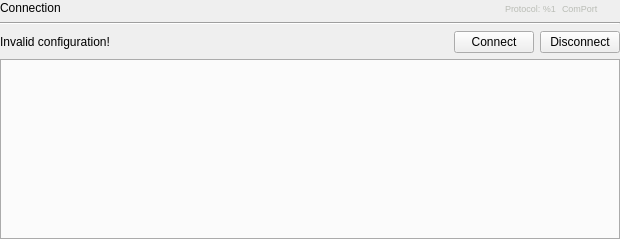
<?xml version="1.0" encoding="UTF-8"?>
<ui version="4.0">
 <class>Ssmr::DeviceWindow</class>
 <widget class="QWidget" name="Ssmr::DeviceWindow">
  <property name="geometry">
   <rect>
    <x>0</x>
    <y>0</y>
    <width>620</width>
    <height>239</height>
   </rect>
  </property>
  <property name="windowTitle">
   <string>Dialog</string>
  </property>
  <layout class="QGridLayout" name="gridLayout" rowstretch="0,0,0,0,0">
   <property name="leftMargin">
    <number>0</number>
   </property>
   <property name="topMargin">
    <number>0</number>
   </property>
   <property name="rightMargin">
    <number>0</number>
   </property>
   <property name="bottomMargin">
    <number>0</number>
   </property>
   <item row="1" column="0" colspan="3">
    <widget class="Line" name="line">
     <property name="sizePolicy">
      <sizepolicy hsizetype="Expanding" vsizetype="Fixed">
       <horstretch>0</horstretch>
       <verstretch>0</verstretch>
      </sizepolicy>
     </property>
     <property name="orientation">
      <enum>Qt::Horizontal</enum>
     </property>
    </widget>
   </item>
   <item row="4" column="0" colspan="3">
    <widget class="QTabWidget" name="tabWidget">
     <property name="tabPosition">
      <enum>QTabWidget::South</enum>
     </property>
     <property name="currentIndex">
      <number>-1</number>
     </property>
    </widget>
   </item>
   <item row="0" column="0" colspan="3">
    <layout class="QHBoxLayout" name="horizontalLayout" stretch="1,0,0,0">
     <item>
      <widget class="QLabel" name="lblConnectionName">
       <property name="text">
        <string>Connection</string>
       </property>
      </widget>
     </item>
     <item>
      <widget class="QLabel" name="lblProtocol">
       <property name="font">
        <font>
         <pointsize>7</pointsize>
        </font>
       </property>
       <property name="styleSheet">
        <string notr="true">color: rgb(186, 189, 182);</string>
       </property>
       <property name="text">
        <string>Protocol: %1</string>
       </property>
      </widget>
     </item>
     <item>
      <widget class="QLabel" name="lblComPort">
       <property name="font">
        <font>
         <pointsize>7</pointsize>
        </font>
       </property>
       <property name="styleSheet">
        <string notr="true">color: rgb(186, 189, 182);</string>
       </property>
       <property name="text">
        <string>ComPort</string>
       </property>
      </widget>
     </item>
     <item>
      <widget class="QLabel" name="lblSerialPortInfo">
       <property name="minimumSize">
        <size>
         <width>16</width>
         <height>16</height>
        </size>
       </property>
       <property name="maximumSize">
        <size>
         <width>16</width>
         <height>16</height>
        </size>
       </property>
       <property name="text">
        <string/>
       </property>
       <property name="pixmap">
        <pixmap resource="../ssmr.qrc">:/information.png</pixmap>
       </property>
      </widget>
     </item>
    </layout>
   </item>
   <item row="3" column="0" colspan="3">
    <layout class="QHBoxLayout" name="horizontalLayoutControls" stretch="1,1,0,0">
     <item>
      <widget class="QLabel" name="lblWarningInvalidConnection">
       <property name="minimumSize">
        <size>
         <width>220</width>
         <height>0</height>
        </size>
       </property>
       <property name="text">
        <string>Invalid configuration!</string>
       </property>
      </widget>
     </item>
     <item>
      <widget class="QLabel" name="lblStatus">
       <property name="minimumSize">
        <size>
         <width>220</width>
         <height>0</height>
        </size>
       </property>
       <property name="text">
        <string/>
       </property>
      </widget>
     </item>
     <item>
      <widget class="QPushButton" name="btnConnect">
       <property name="text">
        <string>Connect</string>
       </property>
       <property name="flat">
        <bool>false</bool>
       </property>
      </widget>
     </item>
     <item>
      <widget class="QPushButton" name="btnDisconnect">
       <property name="text">
        <string>Disconnect</string>
       </property>
       <property name="flat">
        <bool>false</bool>
       </property>
      </widget>
     </item>
    </layout>
   </item>
  </layout>
 </widget>
 <resources>
  <include location="../ssmr.qrc"/>
 </resources>
 <connections/>
</ui>
